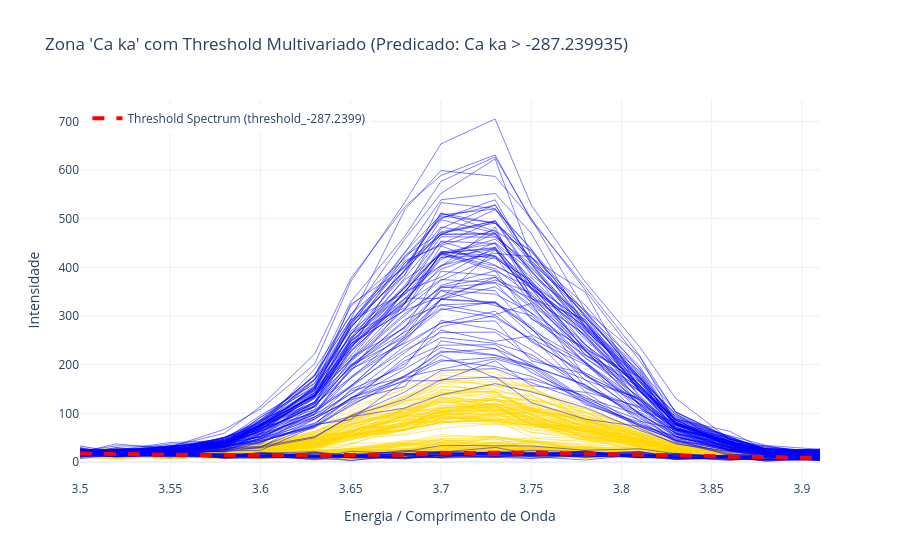

The cell this chart's notebook holds for it:
### Markdown cell above
## Reconstrução de Thresholds Multivariados

Agora vamos pegar os thresholds dos predicados mais importantes e reconstruí-los como espectros completos.

### Code cell
import plotly.graph_objects as go

n = 3
zone_name = lrc_summed_df_cov_natural.iloc[n]['Zone']
threshold_score = float(lrc_summed_df_cov_natural.iloc[n]['Threshold_Natural'])  # Corrigido: usa n em vez de 7

# Usar pca_info_dict dos dados ORIGINAIS (zones_original[1])
pca_info_dict_original = zones_original[1]

# Reconstrução: τ = mean + threshold * loadings (no espaço original)
threshold_spectrum = exp.reconstruct_threshold_to_spectrum(
    threshold_value=threshold_score,
    zone_name=zone_name,
    pca_info_dict=pca_info_dict_original
)
print(f"\nEspectro de threshold reconstruído para zona '{zone_name}':")
print(f"  - Dimensão: {len(threshold_spectrum)} variáveis espectrais")
print(f"  - Range de energias: {threshold_spectrum.index[0]} - {threshold_spectrum.index[-1]}")
print(f"  - Variância explicada pela PC1: {pca_info_dict_original[zone_name]['variance_explained']:.2%}")

# Usar dados ORIGINAIS para plotar (spectral_zones_original)
zone_df = spectral_zones_original[zone_name]

# Plotar zona com threshold (inline)
fig = go.Figure()
x_values = pd.to_numeric(zone_df.columns, errors='coerce')

# Plotar espectros das amostras coloridas por classe
colors = {'A': 'gold', 'B': 'blue'}
for idx, row in zone_df.iterrows():
    class_label = ycalclass.iloc[idx] if idx < len(ycalclass) else 'Unknown'
    fig.add_trace(go.Scatter(
        x=x_values,
        y=row.values,
        mode='lines',
        line=dict(color=colors.get(class_label, 'rgba(128,128,128,0.3)'), width=0.5),
        name=f'Class {class_label}',
        showlegend=False,
        hoverinfo='skip'
    ))

# Plotar espectro de threshold (destaque)
fig.add_trace(go.Scatter(
    x=x_values,
    y=threshold_spectrum.values,
    mode='lines',
    line=dict(color='red', width=4, dash='dash'),
    name=f'Threshold Spectrum ({threshold_spectrum.name})'
))

# Layout do gráfico
fig.update_layout(
    title=f"Zona '{zone_name}' com Threshold Multivariado (Predicado: {lrc_summed_df_cov_natural.iloc[n]['Node_Natural']})",
    xaxis_title='Energia / Comprimento de Onda',
    yaxis_title='Intensidade',
    template='plotly_white',
    showlegend=True,
    legend=dict(yanchor="top", y=0.99, xanchor="left", x=0.01)
)

fig.show()
